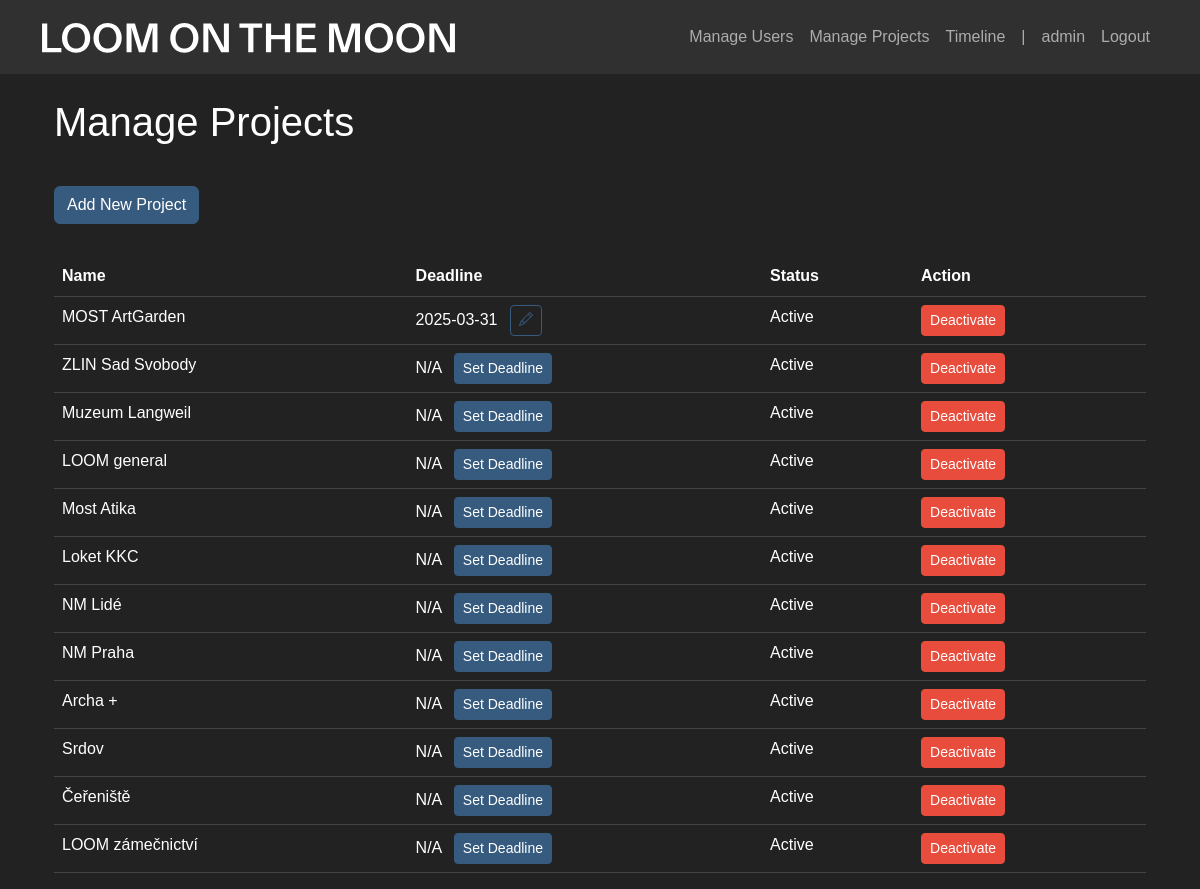
/manage_projects (signed in), run on the app's committed database.
### app/models.py (models this page shows)
class User(UserMixin, db.Model):
    id = db.Column(db.Integer, primary_key=True)
    username = db.Column(db.String(80), unique=True, nullable=False)
    password = db.Column(db.String(120), nullable=False)
    is_admin = db.Column(db.Boolean, default=False)
    is_active = db.Column(db.Boolean, default=True)  # New field
    time_entries = db.relationship('TimeEntry', backref='user', lazy=True)

class Project(db.Model):
    id = db.Column(db.Integer, primary_key=True)
    name = db.Column(db.String(100), unique=True, nullable=False)
    deadline = db.Column(db.Date, nullable=True)
    is_active = db.Column(db.Boolean, default=True)  # New field
    time_entries = db.relationship('TimeEntry', backref='project', lazy=True)

### app/main.py (the view)
@main.route('/manage_projects')
@login_required
def manage_projects():
    if not current_user.is_admin:
        return redirect(url_for('main.index'))
    projects = Project.query.all()
    return render_template('manage_projects.html', projects=projects)

### app/__init__.py (called while the page is built)
def create_app():
    app = Flask(__name__)
    app.config['SECRET_KEY'] = 'your-secret-key-here'  # Change this in production
    app.config['SQLALCHEMY_DATABASE_URI'] = 'sqlite:///timetracker.db'
    db.init_app(app)
    login_manager.init_app(app)
    login_manager.login_view = 'auth.login'
    migrate.init_app(app, db)
    from .models import User
    @login_manager.user_loader
    def load_user(user_id):
        return User.query.get(int(user_id))
    from .auth import auth as auth_blueprint
    from .main import main as main_blueprint
    app.register_blueprint(auth_blueprint)
    app.register_blueprint(main_blueprint)
    with app.app_context():
        db.create_all()
    return app

### app/templates/manage_projects.html (shortened to what this page needs)
{% extends "base.html" %}
{% block content %}
<div class="container mt-4">
    <h2>Manage Projects</h2>
    {% if current_user.is_admin %}
    <a href="/add_project" class="btn btn-primary add-btn">Add New Project</a>
    {% endif %}
    <table class="table">
        <thead>
            <tr>
                <th>Name</th>
                <th>Deadline</th>
                <th>Status</th>
                <th>Action</th>
            </tr>
        </thead>
        <tbody>
            {% for project in projects %}
            <tr>
                <td>{{ project.name }}</td>
                <td>
                    {% if project.deadline %}
                        {{ project.deadline.strftime('%Y-%m-%d') }}
                        <button
                            class="btn btn-sm btn-outline-primary ms-2"
                            onclick="showDeadlineModal({{ project.id }}, '{{ project.name }}', '{{ project.deadline.strftime('%Y-%m-%d') }}')"
                        >
                            <i class="bi bi-pencil"></i>
                        </button>
                    {% else %}
                        N/A
                        <button
                            class="btn btn-sm btn-primary ms-2"
                            onclick="showDeadlineModal({{ project.id }}, '{{ project.name }}', null)"
                        >
                            Set Deadline
                        </button>
                    {% endif %}
                </td>
                <td>{{ 'Active' if project.is_active else 'Inactive' }}</td>
                <td>
                    {% if project.is_active %}
                        <a href="{{ url_for('main.deactivate_project', project_id=project.id) }}" class="btn btn-danger btn-sm">Deactivate</a>
                    {% else %}
                        <a href="{{ url_for('main.activate_project', project_id=project.id) }}" class="btn btn-success btn-sm">Activate</a>
                    {% endif %}
                </td>
            </tr>
            {% endfor %}
        </tbody>
    </table>
</div>
{% endblock %}

### app/templates/base.html (shortened to what this page needs)
<!DOCTYPE html>
<html lang="en">
<head>
    <link rel="stylesheet" href="https://cdn.jsdelivr.net/npm/bootswatch@5.1.3/dist/darkly/bootstrap.min.css">
    <link rel="stylesheet" href="https://cdn.jsdelivr.net/npm/bootstrap-icons@1.7.2/font/bootstrap-icons.css">
</head>
<body>
    <nav class="navbar navbar-expand-lg navbar-dark bg-dark">
        <div class="container">
            <a class="navbar-brand" href="{{ url_for('main.index') }}">
                <img src="{{ url_for('static', filename='assets/loomonthemoon_logo.svg') }}" alt="Logo" height="30">
            </a>
            <div class="navbar-nav ms-auto">
                {% if current_user.is_authenticated %}
                {% if current_user.is_admin %}
                <li class="nav-item">
                    <a class="nav-link" href="{{ url_for('main.manage_users') }}">Manage Users</a>
                </li>
                <li class="nav-item">
                    <a class="nav-link" href="{{ url_for('main.manage_projects') }}">Manage Projects</a>
                </li>
                <li class="nav-item">
                    <a class="nav-link" href="{{ url_for('main.admin_timeline') }}">Timeline</a>
                </li>
                <li class="nav-item">
                    <a class="nav-link" href="#">|</a>
                </li>
                {% endif %}
                    <span class="nav-item nav-link">{{ current_user.username }}</span>
                    <a class="nav-item nav-link" href="{{ url_for('auth.logout') }}">Logout</a>
                {% endif %}
            </div>
        </div>
    </nav>
    <div class="container mt-4">
        {% block content %}{% endblock %}
    </div>
</body>
</html>

### data on the page
User: username "admin"
Project: name "MOST ArtGarden", deadline "2025-03-31", is_active "Active"
Project: name "ZLIN Sad Svobody", is_active "Active"
Project: name "Muzeum Langweil", is_active "Active"
Project: name "LOOM general", is_active "Active"
Project: name "Most Atika", is_active "Active"
Project: name "Loket KKC", is_active "Active"
Project: name "NM Lidé", is_active "Active"
Project: name "NM Praha", is_active "Active"
Project: name "Archa +", is_active "Active"
Project: name "Srdov", is_active "Active"
Project: name "Čeřeniště", is_active "Active"
Project: name "LOOM zámečnictví", is_active "Active"
